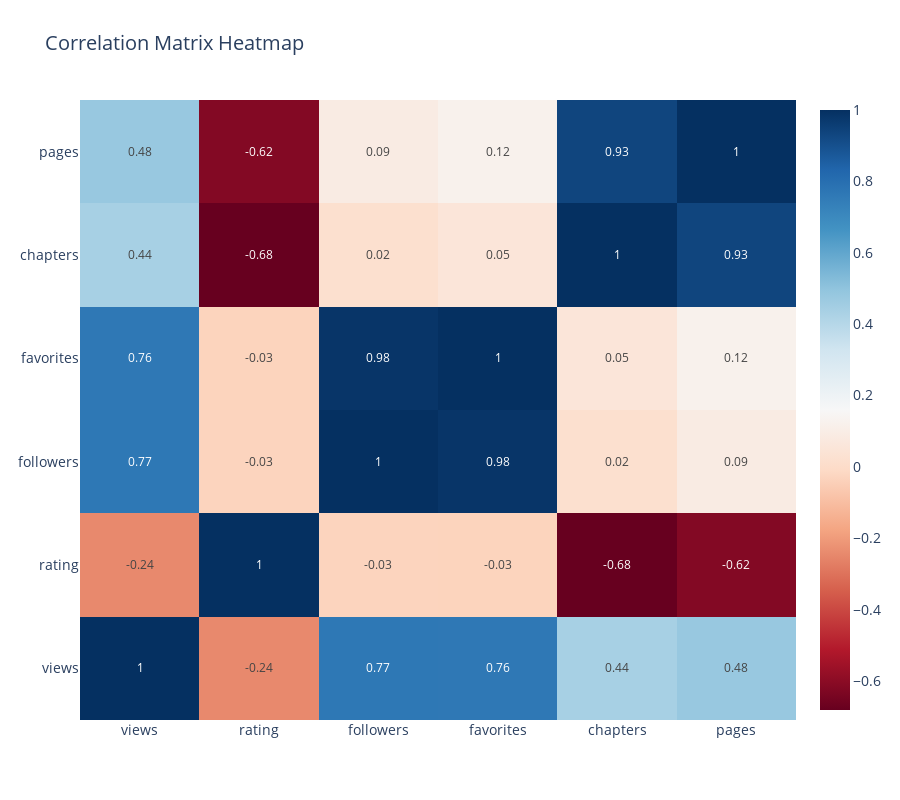

This figure's notebook cell:
### Markdown cell above
## Correlation Analysis

Let's analyze the relationships between different numerical features in our dataset. We'll use both a correlation matrix heatmap and a pairplot to visualize these relationships.

### Code cell
# Calculate correlation matrix
correlation_matrix = df[key_metrics].corr()

# Create correlation heatmap using plotly
fig = go.Figure(data=go.Heatmap(
    z=correlation_matrix,
    x=correlation_matrix.columns,
    y=correlation_matrix.columns,
    text=np.round(correlation_matrix, 2),
    texttemplate='%{text}',
    textfont={"size": 12},
    hoverongaps=False,
    colorscale='RdBu'
))

fig.update_layout(
    title='Correlation Matrix Heatmap',
    height=800,
    width=900,
    font=dict(size=14)
)
fig.show()

# Print strongest correlations
print("\nStrongest Correlations:")
corr_pairs = []

# Extract values from correlation matrix
for i, metric1 in enumerate(key_metrics):
    for j, metric2 in enumerate(key_metrics):
        if i < j:  # Avoid duplicate pairs and diagonals
            corr_value = correlation_matrix.loc[metric1, metric2]
            # Make sure we're working with a float
            if isinstance(corr_value, (int, float)) and abs(float(corr_value)) > 0.5:
                corr_pairs.append((metric1, metric2, float(corr_value)))

# Sort by correlation strength and print
for metric1, metric2, corr in sorted(corr_pairs, key=lambda x: abs(x[2]), reverse=True):
    print(f"{metric1:>8} vs {metric2:<8}: {corr:>6.3f}")

### Figure 1 — Plotly figure (JSON) as saved in the notebook; plotly's stock layout.template omitted (floating-point values rounded to 4 significant figures)
{"data": [{"colorscale": [[0, "rgb(103,0,31)"], [0.1, "rgb(178,24,43)"], [0.2, "rgb(214,96,77)"], [0.3, "rgb(244,165,130)"], [0.4, "rgb(253,219,199)"], [0.5, "rgb(247,247,247)"], [0.6, "rgb(209,229,240)"], [0.7, "rgb(146,197,222)"], [0.8, "rgb(67,147,195)"], [0.9, "rgb(33,102,172)"], [1, "rgb(5,48,97)"]], "hoverongaps": false, "text": [[1.0, -0.24, 0.77, 0.76, 0.44, 0.48], [-0.24, 1.0, -0.03, -0.03, -0.68, -0.62], [0.77, -0.03, 1.0, 0.98, 0.02, 0.09], [0.76, -0.03, 0.98, 1.0, 0.05, 0.12], [0.44, -0.68, 0.02, 0.05, 1.0, 0.93], [0.48, -0.62, 0.09, 0.12, 0.93, 1.0]], "textfont": {"size": 12}, "texttemplate": "%{text}", "type": "heatmap", "x": ["views", "rating", "followers", "favorites", "chapters", "pages"], "y": ["views", "rating", "followers", "favorites", "chapters", "pages"], "z": [[1.0, -0.2448, 0.7662, 0.7644, 0.4385, 0.4801], [-0.2448, 1.0, -0.02961, -0.03176, -0.6809, -0.6174], [0.7662, -0.02961, 1.0, 0.9846, 0.02078, 0.09036], [0.7644, -0.03176, 0.9846, 1.0, 0.053, 0.1225], [0.4385, -0.6809, 0.02078, 0.053, 1.0, 0.935], [0.4801, -0.6174, 0.09036, 0.1225, 0.935, 1.0]]}], "layout": {"font": {"size": 14}, "height": 800, "title": {"text": "Correlation Matrix Heatmap"}, "width": 900}}
